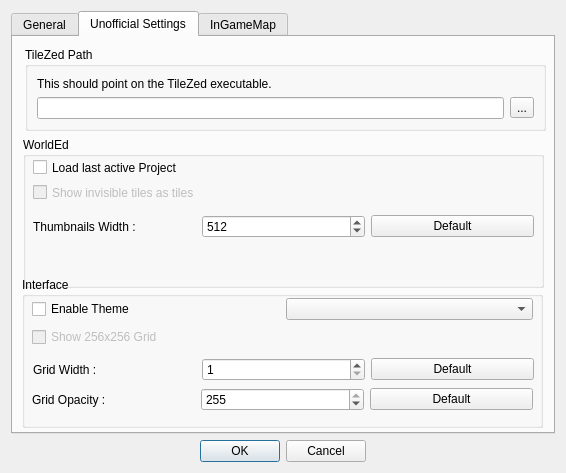
<?xml version="1.0" encoding="UTF-8"?>
<ui version="4.0">
 <class>PreferencesDialog</class>
 <widget class="QDialog" name="PreferencesDialog">
  <property name="geometry">
   <rect>
    <x>0</x>
    <y>0</y>
    <width>566</width>
    <height>473</height>
   </rect>
  </property>
  <property name="minimumSize">
   <size>
    <width>566</width>
    <height>473</height>
   </size>
  </property>
  <property name="windowTitle">
   <string>Preferences</string>
  </property>
  <layout class="QVBoxLayout" name="verticalLayout_4">
   <item>
    <widget class="QTabWidget" name="tabWidget">
     <property name="currentIndex">
      <number>1</number>
     </property>
     <widget class="QWidget" name="tabGeneral">
      <attribute name="title">
       <string>General</string>
      </attribute>
      <layout class="QGridLayout" name="gridLayout_2">
       <item row="3" column="0">
        <spacer name="verticalSpacer">
         <property name="orientation">
          <enum>Qt::Vertical</enum>
         </property>
         <property name="sizeHint" stdset="0">
          <size>
           <width>20</width>
           <height>40</height>
          </size>
         </property>
        </spacer>
       </item>
       <item row="0" column="0">
        <widget class="QGroupBox" name="groupBox_2">
         <property name="enabled">
          <bool>true</bool>
         </property>
         <property name="title">
          <string>Tiles Directory</string>
         </property>
         <layout class="QVBoxLayout" name="verticalLayout">
          <item>
           <widget class="QLabel" name="label_2">
            <property name="text">
             <string>This is the same directory you set in TileZed in the Tilesets dialog.</string>
            </property>
           </widget>
          </item>
          <item>
           <layout class="QHBoxLayout" name="horizontalLayout_3">
            <item>
             <widget class="QLineEdit" name="tilesDirectory">
              <property name="readOnly">
               <bool>true</bool>
              </property>
             </widget>
            </item>
            <item>
             <widget class="QToolButton" name="browseTilesDirectory">
              <property name="text">
               <string>...</string>
              </property>
             </widget>
            </item>
           </layout>
          </item>
         </layout>
        </widget>
       </item>
       <item row="1" column="0">
        <widget class="QGroupBox" name="groupBox_4">
         <property name="title">
          <string>Config Directory</string>
         </property>
         <layout class="QVBoxLayout" name="verticalLayout_2">
          <item>
           <widget class="QLabel" name="label_3">
            <property name="text">
             <string>This is the same directory used by TileZed.  Change it with the 'config' program.</string>
            </property>
           </widget>
          </item>
          <item>
           <layout class="QHBoxLayout" name="horizontalLayout_4">
            <item>
             <widget class="QLineEdit" name="configDirectory">
              <property name="readOnly">
               <bool>true</bool>
              </property>
             </widget>
            </item>
           </layout>
          </item>
         </layout>
        </widget>
       </item>
       <item row="2" column="0">
        <widget class="QGroupBox" name="groupBox_3">
         <property name="title">
          <string>Interface</string>
         </property>
         <layout class="QVBoxLayout" name="verticalLayout_5">
          <item>
           <widget class="QWidget" name="widget" native="true">
            <layout class="QHBoxLayout" name="horizontalLayout_2">
             <property name="leftMargin">
              <number>0</number>
             </property>
             <property name="topMargin">
              <number>0</number>
             </property>
             <property name="rightMargin">
              <number>0</number>
             </property>
             <property name="bottomMargin">
              <number>0</number>
             </property>
             <item>
              <widget class="QLabel" name="label">
               <property name="text">
                <string>Grid color:</string>
               </property>
              </widget>
             </item>
             <item>
              <widget class="Tiled::Internal::ColorButton" name="gridColor">
               <property name="text">
                <string>...</string>
               </property>
              </widget>
             </item>
             <item>
              <spacer name="horizontalSpacer_2">
               <property name="orientation">
                <enum>Qt::Horizontal</enum>
               </property>
               <property name="sizeHint" stdset="0">
                <size>
                 <width>40</width>
                 <height>20</height>
                </size>
               </property>
              </spacer>
             </item>
            </layout>
           </widget>
          </item>
          <item>
           <widget class="QCheckBox" name="openGL">
            <property name="text">
             <string>Use hardware-accelerated drawing (OpenGL)</string>
            </property>
           </widget>
          </item>
          <item>
           <widget class="QCheckBox" name="thumbnails">
            <property name="text">
             <string>Display map thumbnail images in the world view.
Don't check this if you are low on disk space or system memory.</string>
            </property>
           </widget>
          </item>
          <item>
           <widget class="QCheckBox" name="showAdjacent">
            <property name="text">
             <string>Show adjacent maps.  Reopen a cell to see changes.</string>
            </property>
           </widget>
          </item>
          <item>
           <layout class="QHBoxLayout" name="horizontalLayout">
            <item>
             <widget class="QLabel" name="label_4">
              <property name="text">
               <string>Spawn Image Opacity:</string>
              </property>
             </widget>
            </item>
            <item>
             <widget class="QSlider" name="zombieSpawnImageOpacity">
              <property name="maximum">
               <number>100</number>
              </property>
              <property name="singleStep">
               <number>10</number>
              </property>
              <property name="orientation">
               <enum>Qt::Horizontal</enum>
              </property>
              <property name="tickInterval">
               <number>0</number>
              </property>
             </widget>
            </item>
           </layout>
          </item>
         </layout>
        </widget>
       </item>
      </layout>
     </widget>
     <widget class="QWidget" name="tab">
      <attribute name="title">
       <string>Unofficial Settings</string>
      </attribute>
      <widget class="QGroupBox" name="groupBox">
       <property name="geometry">
        <rect>
         <x>10</x>
         <y>100</y>
         <width>521</width>
         <height>151</height>
        </rect>
       </property>
       <property name="title">
        <string>WorldEd</string>
       </property>
       <widget class="QCheckBox" name="LoadLastActiv">
        <property name="geometry">
         <rect>
          <x>10</x>
          <y>20</y>
          <width>451</width>
          <height>21</height>
         </rect>
        </property>
        <property name="text">
         <string>Load last active Project</string>
        </property>
       </widget>
       <widget class="QWidget" name="layoutWidget">
        <property name="geometry">
         <rect>
          <x>10</x>
          <y>74</y>
          <width>501</width>
          <height>31</height>
         </rect>
        </property>
        <layout class="QHBoxLayout" name="horizontalLayout_6">
         <item>
          <widget class="QLabel" name="label_5">
           <property name="text">
            <string>Thumbnails Width :</string>
           </property>
          </widget>
         </item>
         <item>
          <widget class="QSpinBox" name="thumbWidth">
           <property name="minimum">
            <number>32</number>
           </property>
           <property name="maximum">
            <number>8192</number>
           </property>
           <property name="singleStep">
            <number>32</number>
           </property>
           <property name="value">
            <number>512</number>
           </property>
          </widget>
         </item>
         <item>
          <widget class="QPushButton" name="thumbWidthDefault">
           <property name="text">
            <string>Default</string>
           </property>
          </widget>
         </item>
        </layout>
       </widget>
       <widget class="QCheckBox" name="checkBox">
        <property name="enabled">
         <bool>false</bool>
        </property>
        <property name="geometry">
         <rect>
          <x>10</x>
          <y>40</y>
          <width>461</width>
          <height>31</height>
         </rect>
        </property>
        <property name="text">
         <string>Show invisible tiles as tiles</string>
        </property>
       </widget>
      </widget>
      <widget class="QGroupBox" name="groupBox_5">
       <property name="geometry">
        <rect>
         <x>9</x>
         <y>240</y>
         <width>521</width>
         <height>151</height>
        </rect>
       </property>
       <property name="title">
        <string>Interface</string>
       </property>
       <widget class="QWidget" name="layoutWidget_2">
        <property name="geometry">
         <rect>
          <x>11</x>
          <y>80</y>
          <width>501</width>
          <height>25</height>
         </rect>
        </property>
        <layout class="QHBoxLayout" name="horizontalLayout_7">
         <item>
          <widget class="QLabel" name="label_6">
           <property name="text">
            <string>Grid Width :</string>
           </property>
          </widget>
         </item>
         <item>
          <widget class="QSpinBox" name="gridWidth">
           <property name="minimum">
            <number>1</number>
           </property>
           <property name="maximum">
            <number>10</number>
           </property>
           <property name="singleStep">
            <number>1</number>
           </property>
           <property name="value">
            <number>1</number>
           </property>
          </widget>
         </item>
         <item>
          <widget class="QPushButton" name="gridWidthDefault">
           <property name="text">
            <string>Default</string>
           </property>
          </widget>
         </item>
        </layout>
       </widget>
       <widget class="QWidget" name="layoutWidget_3">
        <property name="geometry">
         <rect>
          <x>10</x>
          <y>110</y>
          <width>501</width>
          <height>25</height>
         </rect>
        </property>
        <layout class="QHBoxLayout" name="horizontalLayout_8">
         <item>
          <widget class="QLabel" name="label_7">
           <property name="text">
            <string>Grid Opacity :</string>
           </property>
          </widget>
         </item>
         <item>
          <widget class="QSpinBox" name="gridOpacity">
           <property name="minimum">
            <number>1</number>
           </property>
           <property name="maximum">
            <number>255</number>
           </property>
           <property name="singleStep">
            <number>1</number>
           </property>
           <property name="value">
            <number>255</number>
           </property>
          </widget>
         </item>
         <item>
          <widget class="QPushButton" name="gridOpacityDefault">
           <property name="text">
            <string>Default</string>
           </property>
          </widget>
         </item>
        </layout>
       </widget>
       <widget class="QCheckBox" name="showGrid256">
        <property name="enabled">
         <bool>false</bool>
        </property>
        <property name="geometry">
         <rect>
          <x>10</x>
          <y>50</y>
          <width>461</width>
          <height>20</height>
         </rect>
        </property>
        <property name="text">
         <string>Show 256x256 Grid</string>
        </property>
       </widget>
       <widget class="QWidget" name="layoutWidget_4">
        <property name="geometry">
         <rect>
          <x>10</x>
          <y>20</y>
          <width>501</width>
          <height>24</height>
         </rect>
        </property>
        <layout class="QHBoxLayout" name="horizontalLayout_16">
         <item>
          <widget class="QCheckBox" name="enableDarkTheme">
           <property name="text">
            <string>Enable Theme</string>
           </property>
          </widget>
         </item>
         <item>
          <widget class="QComboBox" name="themeListbox"/>
         </item>
        </layout>
       </widget>
      </widget>
      <widget class="QGroupBox" name="groupBox_9">
       <property name="geometry">
        <rect>
         <x>12</x>
         <y>10</y>
         <width>521</width>
         <height>84</height>
        </rect>
       </property>
       <property name="title">
        <string>TileZed Path</string>
       </property>
       <layout class="QVBoxLayout" name="verticalLayout_6">
        <item>
         <widget class="QLabel" name="label_15">
          <property name="text">
           <string>This should point on the TileZed executable.</string>
          </property>
         </widget>
        </item>
        <item>
         <layout class="QHBoxLayout" name="horizontalLayout_15">
          <item>
           <widget class="QLineEdit" name="tileZedPath">
            <property name="readOnly">
             <bool>true</bool>
            </property>
           </widget>
          </item>
          <item>
           <widget class="QToolButton" name="browseTileZedPath">
            <property name="text">
             <string>...</string>
            </property>
           </widget>
          </item>
         </layout>
        </item>
       </layout>
      </widget>
     </widget>
     <widget class="QWidget" name="tabIInGameMap">
      <attribute name="title">
       <string>InGameMap</string>
      </attribute>
      <widget class="QGroupBox" name="groupBox_6">
       <property name="geometry">
        <rect>
         <x>10</x>
         <y>9</y>
         <width>521</width>
         <height>91</height>
        </rect>
       </property>
       <property name="title">
        <string>Highway Primary/Secondary/Tertiary</string>
       </property>
       <widget class="QWidget" name="layoutWidget_5">
        <property name="geometry">
         <rect>
          <x>10</x>
          <y>20</y>
          <width>505</width>
          <height>31</height>
         </rect>
        </property>
        <layout class="QHBoxLayout" name="horizontalLayout_5">
         <item>
          <widget class="QLabel" name="label_8">
           <property name="minimumSize">
            <size>
             <width>75</width>
             <height>0</height>
            </size>
           </property>
           <property name="lineWidth">
            <number>1</number>
           </property>
           <property name="text">
            <string>Threshold :</string>
           </property>
           <property name="indent">
            <number>-1</number>
           </property>
          </widget>
         </item>
         <item>
          <widget class="QSlider" name="hsThresholdHP">
           <property name="minimumSize">
            <size>
             <width>0</width>
             <height>0</height>
            </size>
           </property>
           <property name="minimum">
            <number>1</number>
           </property>
           <property name="maximum">
            <number>100000</number>
           </property>
           <property name="singleStep">
            <number>1</number>
           </property>
           <property name="pageStep">
            <number>1000</number>
           </property>
           <property name="value">
            <number>1000</number>
           </property>
           <property name="orientation">
            <enum>Qt::Horizontal</enum>
           </property>
           <property name="tickPosition">
            <enum>QSlider::TicksAbove</enum>
           </property>
           <property name="tickInterval">
            <number>0</number>
           </property>
          </widget>
         </item>
         <item>
          <widget class="QLabel" name="lblThresholdHP">
           <property name="minimumSize">
            <size>
             <width>50</width>
             <height>0</height>
            </size>
           </property>
           <property name="text">
            <string>0</string>
           </property>
           <property name="alignment">
            <set>Qt::AlignRight|Qt::AlignTrailing|Qt::AlignVCenter</set>
           </property>
          </widget>
         </item>
         <item>
          <widget class="QPushButton" name="hsThresholdHPDefault">
           <property name="minimumSize">
            <size>
             <width>0</width>
             <height>0</height>
            </size>
           </property>
           <property name="maximumSize">
            <size>
             <width>16777215</width>
             <height>16777215</height>
            </size>
           </property>
           <property name="text">
            <string>Default</string>
           </property>
          </widget>
         </item>
        </layout>
       </widget>
       <widget class="QWidget" name="layoutWidget_2">
        <property name="geometry">
         <rect>
          <x>10</x>
          <y>50</y>
          <width>505</width>
          <height>31</height>
         </rect>
        </property>
        <layout class="QHBoxLayout" name="horizontalLayout_9">
         <item>
          <widget class="QLabel" name="label_9">
           <property name="minimumSize">
            <size>
             <width>75</width>
             <height>0</height>
            </size>
           </property>
           <property name="text">
            <string>Size:</string>
           </property>
          </widget>
         </item>
         <item>
          <widget class="QSlider" name="hsSizeHP">
           <property name="minimumSize">
            <size>
             <width>0</width>
             <height>0</height>
            </size>
           </property>
           <property name="minimum">
            <number>1</number>
           </property>
           <property name="maximum">
            <number>300</number>
           </property>
           <property name="singleStep">
            <number>1</number>
           </property>
           <property name="value">
            <number>40</number>
           </property>
           <property name="tracking">
            <bool>true</bool>
           </property>
           <property name="orientation">
            <enum>Qt::Horizontal</enum>
           </property>
           <property name="tickPosition">
            <enum>QSlider::TicksAbove</enum>
           </property>
           <property name="tickInterval">
            <number>0</number>
           </property>
          </widget>
         </item>
         <item>
          <widget class="QLabel" name="lblSizeHP">
           <property name="minimumSize">
            <size>
             <width>50</width>
             <height>0</height>
            </size>
           </property>
           <property name="text">
            <string>0</string>
           </property>
           <property name="alignment">
            <set>Qt::AlignRight|Qt::AlignTrailing|Qt::AlignVCenter</set>
           </property>
          </widget>
         </item>
         <item>
          <widget class="QPushButton" name="hsSizeHPDefault">
           <property name="minimumSize">
            <size>
             <width>0</width>
             <height>0</height>
            </size>
           </property>
           <property name="maximumSize">
            <size>
             <width>16777215</width>
             <height>16777215</height>
            </size>
           </property>
           <property name="text">
            <string>Default</string>
           </property>
          </widget>
         </item>
        </layout>
       </widget>
      </widget>
      <widget class="QGroupBox" name="groupBox_7">
       <property name="geometry">
        <rect>
         <x>10</x>
         <y>100</y>
         <width>521</width>
         <height>91</height>
        </rect>
       </property>
       <property name="title">
        <string>Highway Trail</string>
       </property>
       <widget class="QWidget" name="layoutWidget_4">
        <property name="geometry">
         <rect>
          <x>10</x>
          <y>20</y>
          <width>505</width>
          <height>31</height>
         </rect>
        </property>
        <layout class="QHBoxLayout" name="horizontalLayout_11">
         <item>
          <widget class="QLabel" name="label_11">
           <property name="minimumSize">
            <size>
             <width>75</width>
             <height>0</height>
            </size>
           </property>
           <property name="lineWidth">
            <number>1</number>
           </property>
           <property name="text">
            <string>Threshold :</string>
           </property>
           <property name="indent">
            <number>-1</number>
           </property>
          </widget>
         </item>
         <item>
          <widget class="QSlider" name="hsThresholdHT">
           <property name="minimumSize">
            <size>
             <width>0</width>
             <height>0</height>
            </size>
           </property>
           <property name="minimum">
            <number>1</number>
           </property>
           <property name="maximum">
            <number>100000</number>
           </property>
           <property name="singleStep">
            <number>1</number>
           </property>
           <property name="pageStep">
            <number>1000</number>
           </property>
           <property name="value">
            <number>1000</number>
           </property>
           <property name="orientation">
            <enum>Qt::Horizontal</enum>
           </property>
           <property name="tickPosition">
            <enum>QSlider::TicksAbove</enum>
           </property>
           <property name="tickInterval">
            <number>0</number>
           </property>
          </widget>
         </item>
         <item>
          <widget class="QLabel" name="lblThresholdHT">
           <property name="minimumSize">
            <size>
             <width>50</width>
             <height>0</height>
            </size>
           </property>
           <property name="text">
            <string>0</string>
           </property>
           <property name="alignment">
            <set>Qt::AlignRight|Qt::AlignTrailing|Qt::AlignVCenter</set>
           </property>
          </widget>
         </item>
         <item>
          <widget class="QPushButton" name="hsThresholdHTDefault">
           <property name="minimumSize">
            <size>
             <width>0</width>
             <height>0</height>
            </size>
           </property>
           <property name="maximumSize">
            <size>
             <width>16777215</width>
             <height>16777215</height>
            </size>
           </property>
           <property name="text">
            <string>Default</string>
           </property>
          </widget>
         </item>
        </layout>
       </widget>
       <widget class="QWidget" name="layoutWidget_5">
        <property name="geometry">
         <rect>
          <x>10</x>
          <y>50</y>
          <width>505</width>
          <height>31</height>
         </rect>
        </property>
        <layout class="QHBoxLayout" name="horizontalLayout_12">
         <item>
          <widget class="QLabel" name="label_12">
           <property name="minimumSize">
            <size>
             <width>75</width>
             <height>0</height>
            </size>
           </property>
           <property name="text">
            <string>Size:</string>
           </property>
          </widget>
         </item>
         <item>
          <widget class="QSlider" name="hsSizeHT">
           <property name="minimumSize">
            <size>
             <width>0</width>
             <height>0</height>
            </size>
           </property>
           <property name="minimum">
            <number>1</number>
           </property>
           <property name="maximum">
            <number>300</number>
           </property>
           <property name="singleStep">
            <number>1</number>
           </property>
           <property name="value">
            <number>40</number>
           </property>
           <property name="tracking">
            <bool>true</bool>
           </property>
           <property name="orientation">
            <enum>Qt::Horizontal</enum>
           </property>
           <property name="tickPosition">
            <enum>QSlider::TicksAbove</enum>
           </property>
           <property name="tickInterval">
            <number>0</number>
           </property>
          </widget>
         </item>
         <item>
          <widget class="QLabel" name="lblSizeHT">
           <property name="minimumSize">
            <size>
             <width>50</width>
             <height>0</height>
            </size>
           </property>
           <property name="text">
            <string>0</string>
           </property>
           <property name="alignment">
            <set>Qt::AlignRight|Qt::AlignTrailing|Qt::AlignVCenter</set>
           </property>
          </widget>
         </item>
         <item>
          <widget class="QPushButton" name="hsSizeHTDefault">
           <property name="minimumSize">
            <size>
             <width>0</width>
             <height>0</height>
            </size>
           </property>
           <property name="maximumSize">
            <size>
             <width>16777215</width>
             <height>16777215</height>
            </size>
           </property>
           <property name="text">
            <string>Default</string>
           </property>
          </widget>
         </item>
        </layout>
       </widget>
      </widget>
      <widget class="QGroupBox" name="groupBox_8">
       <property name="geometry">
        <rect>
         <x>10</x>
         <y>190</y>
         <width>521</width>
         <height>91</height>
        </rect>
       </property>
       <property name="title">
        <string>Railway</string>
       </property>
       <widget class="QWidget" name="layoutWidget_6">
        <property name="geometry">
         <rect>
          <x>10</x>
          <y>20</y>
          <width>505</width>
          <height>31</height>
         </rect>
        </property>
        <layout class="QHBoxLayout" name="horizontalLayout_13">
         <item>
          <widget class="QLabel" name="label_13">
           <property name="minimumSize">
            <size>
             <width>75</width>
             <height>0</height>
            </size>
           </property>
           <property name="lineWidth">
            <number>1</number>
           </property>
           <property name="text">
            <string>Threshold :</string>
           </property>
           <property name="indent">
            <number>-1</number>
           </property>
          </widget>
         </item>
         <item>
          <widget class="QSlider" name="hsThresholdR">
           <property name="minimumSize">
            <size>
             <width>0</width>
             <height>0</height>
            </size>
           </property>
           <property name="minimum">
            <number>1</number>
           </property>
           <property name="maximum">
            <number>100000</number>
           </property>
           <property name="singleStep">
            <number>1</number>
           </property>
           <property name="pageStep">
            <number>1000</number>
           </property>
           <property name="value">
            <number>1000</number>
           </property>
           <property name="sliderPosition">
            <number>1000</number>
           </property>
           <property name="orientation">
            <enum>Qt::Horizontal</enum>
           </property>
           <property name="tickPosition">
            <enum>QSlider::TicksAbove</enum>
           </property>
           <property name="tickInterval">
            <number>0</number>
           </property>
          </widget>
         </item>
         <item>
          <widget class="QLabel" name="lblThresholdR">
           <property name="minimumSize">
            <size>
             <width>50</width>
             <height>0</height>
            </size>
           </property>
           <property name="layoutDirection">
            <enum>Qt::LeftToRight</enum>
           </property>
           <property name="text">
            <string>0</string>
           </property>
           <property name="alignment">
            <set>Qt::AlignRight|Qt::AlignTrailing|Qt::AlignVCenter</set>
           </property>
          </widget>
         </item>
         <item>
          <widget class="QPushButton" name="hsThresholdRDefault">
           <property name="minimumSize">
            <size>
             <width>0</width>
             <height>0</height>
            </size>
           </property>
           <property name="maximumSize">
            <size>
             <width>16777215</width>
             <height>16777215</height>
            </size>
           </property>
           <property name="text">
            <string>Default</string>
           </property>
          </widget>
         </item>
        </layout>
       </widget>
       <widget class="QWidget" name="layoutWidget_7">
        <property name="geometry">
         <rect>
          <x>10</x>
          <y>50</y>
          <width>505</width>
          <height>31</height>
         </rect>
        </property>
        <layout class="QHBoxLayout" name="horizontalLayout_14">
         <item>
          <widget class="QLabel" name="label_14">
           <property name="minimumSize">
            <size>
             <width>75</width>
             <height>0</height>
            </size>
           </property>
           <property name="text">
            <string>Size:</string>
           </property>
          </widget>
         </item>
         <item>
          <widget class="QSlider" name="hsSizeR">
           <property name="minimumSize">
            <size>
             <width>0</width>
             <height>0</height>
            </size>
           </property>
           <property name="minimum">
            <number>1</number>
           </property>
           <property name="maximum">
            <number>300</number>
           </property>
           <property name="singleStep">
            <number>1</number>
           </property>
           <property name="value">
            <number>40</number>
           </property>
           <property name="tracking">
            <bool>true</bool>
           </property>
           <property name="orientation">
            <enum>Qt::Horizontal</enum>
           </property>
           <property name="tickPosition">
            <enum>QSlider::TicksAbove</enum>
           </property>
           <property name="tickInterval">
            <number>0</number>
           </property>
          </widget>
         </item>
         <item>
          <widget class="QLabel" name="lblSizeR">
           <property name="minimumSize">
            <size>
             <width>50</width>
             <height>0</height>
            </size>
           </property>
           <property name="layoutDirection">
            <enum>Qt::LeftToRight</enum>
           </property>
           <property name="text">
            <string>0</string>
           </property>
           <property name="alignment">
            <set>Qt::AlignRight|Qt::AlignTrailing|Qt::AlignVCenter</set>
           </property>
          </widget>
         </item>
         <item>
          <widget class="QPushButton" name="hsSizeRDefault">
           <property name="minimumSize">
            <size>
             <width>0</width>
             <height>0</height>
            </size>
           </property>
           <property name="maximumSize">
            <size>
             <width>16777215</width>
             <height>16777215</height>
            </size>
           </property>
           <property name="text">
            <string>Default</string>
           </property>
          </widget>
         </item>
        </layout>
       </widget>
      </widget>
     </widget>
    </widget>
   </item>
   <item>
    <widget class="QDialogButtonBox" name="buttonBox">
     <property name="orientation">
      <enum>Qt::Horizontal</enum>
     </property>
     <property name="standardButtons">
      <set>QDialogButtonBox::Cancel|QDialogButtonBox::Ok</set>
     </property>
     <property name="centerButtons">
      <bool>true</bool>
     </property>
    </widget>
   </item>
  </layout>
 </widget>
 <customwidgets>
  <customwidget>
   <class>Tiled::Internal::ColorButton</class>
   <extends>QToolButton</extends>
   <header location="global">colorbutton.h</header>
  </customwidget>
 </customwidgets>
 <tabstops>
  <tabstop>buttonBox</tabstop>
 </tabstops>
 <resources/>
 <connections>
  <connection>
   <sender>buttonBox</sender>
   <signal>accepted()</signal>
   <receiver>PreferencesDialog</receiver>
   <slot>accept()</slot>
   <hints>
    <hint type="sourcelabel">
     <x>248</x>
     <y>254</y>
    </hint>
    <hint type="destinationlabel">
     <x>157</x>
     <y>274</y>
    </hint>
   </hints>
  </connection>
  <connection>
   <sender>buttonBox</sender>
   <signal>rejected()</signal>
   <receiver>PreferencesDialog</receiver>
   <slot>reject()</slot>
   <hints>
    <hint type="sourcelabel">
     <x>316</x>
     <y>260</y>
    </hint>
    <hint type="destinationlabel">
     <x>286</x>
     <y>274</y>
    </hint>
   </hints>
  </connection>
 </connections>
</ui>
